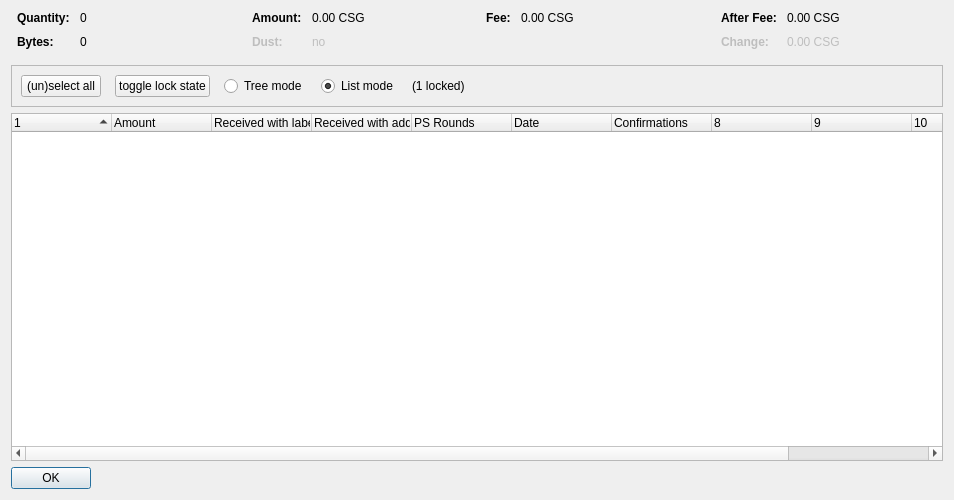
<?xml version="1.0" encoding="UTF-8"?>
<ui version="4.0">
 <class>CoinControlDialog</class>
 <widget class="QDialog" name="CoinControlDialog">
  <property name="geometry">
   <rect>
    <x>0</x>
    <y>0</y>
    <width>954</width>
    <height>500</height>
   </rect>
  </property>
  <property name="windowTitle">
   <string>Coin Selection</string>
  </property>
  <layout class="QVBoxLayout" name="verticalLayout">
   <item>
    <layout class="QHBoxLayout" name="horizontalLayoutTop" stretch="0,0,0,0">
     <property name="topMargin">
      <number>0</number>
     </property>
     <property name="bottomMargin">
      <number>10</number>
     </property>
     <item>
      <layout class="QFormLayout" name="formLayoutCoinControl1">
       <property name="horizontalSpacing">
        <number>10</number>
       </property>
       <property name="verticalSpacing">
        <number>10</number>
       </property>
       <property name="leftMargin">
        <number>6</number>
       </property>
       <property name="rightMargin">
        <number>6</number>
       </property>
       <item row="0" column="0">
        <widget class="QLabel" name="labelCoinControlQuantityText">
         <property name="font">
          <font>
           <weight>75</weight>
           <bold>true</bold>
          </font>
         </property>
         <property name="text">
          <string>Quantity:</string>
         </property>
        </widget>
       </item>
       <item row="0" column="1">
        <widget class="QLabel" name="labelCoinControlQuantity">
         <property name="cursor">
          <cursorShape>IBeamCursor</cursorShape>
         </property>
         <property name="contextMenuPolicy">
          <enum>Qt::ActionsContextMenu</enum>
         </property>
         <property name="text">
          <string notr="true">0</string>
         </property>
         <property name="textInteractionFlags">
          <set>Qt::LinksAccessibleByMouse|Qt::TextSelectableByKeyboard|Qt::TextSelectableByMouse</set>
         </property>
        </widget>
       </item>
       <item row="1" column="0">
        <widget class="QLabel" name="labelCoinControlBytesText">
         <property name="font">
          <font>
           <weight>75</weight>
           <bold>true</bold>
          </font>
         </property>
         <property name="text">
          <string>Bytes:</string>
         </property>
        </widget>
       </item>
       <item row="1" column="1">
        <widget class="QLabel" name="labelCoinControlBytes">
         <property name="cursor">
          <cursorShape>IBeamCursor</cursorShape>
         </property>
         <property name="contextMenuPolicy">
          <enum>Qt::ActionsContextMenu</enum>
         </property>
         <property name="text">
          <string notr="true">0</string>
         </property>
         <property name="textInteractionFlags">
          <set>Qt::LinksAccessibleByMouse|Qt::TextSelectableByKeyboard|Qt::TextSelectableByMouse</set>
         </property>
        </widget>
       </item>
      </layout>
     </item>
     <item>
      <layout class="QFormLayout" name="formLayoutCoinControl2">
       <property name="horizontalSpacing">
        <number>10</number>
       </property>
       <property name="verticalSpacing">
        <number>10</number>
       </property>
       <property name="leftMargin">
        <number>6</number>
       </property>
       <property name="rightMargin">
        <number>6</number>
       </property>
       <item row="0" column="0">
        <widget class="QLabel" name="labelCoinControlAmountText">
         <property name="font">
          <font>
           <weight>75</weight>
           <bold>true</bold>
          </font>
         </property>
         <property name="text">
          <string>Amount:</string>
         </property>
        </widget>
       </item>
       <item row="0" column="1">
        <widget class="QLabel" name="labelCoinControlAmount">
         <property name="cursor">
          <cursorShape>IBeamCursor</cursorShape>
         </property>
         <property name="contextMenuPolicy">
          <enum>Qt::ActionsContextMenu</enum>
         </property>
         <property name="text">
          <string notr="true">0.00 CSG</string>
         </property>
         <property name="textInteractionFlags">
          <set>Qt::LinksAccessibleByMouse|Qt::TextSelectableByKeyboard|Qt::TextSelectableByMouse</set>
         </property>
        </widget>
       </item>
       <item row="1" column="0">
        <widget class="QLabel" name="labelCoinControlLowOutputText">
         <property name="enabled">
          <bool>false</bool>
         </property>
         <property name="font">
          <font>
           <weight>75</weight>
           <bold>true</bold>
          </font>
         </property>
         <property name="text">
          <string>Dust:</string>
         </property>
        </widget>
       </item>
       <item row="1" column="1">
        <widget class="QLabel" name="labelCoinControlLowOutput">
         <property name="enabled">
          <bool>false</bool>
         </property>
         <property name="cursor">
          <cursorShape>IBeamCursor</cursorShape>
         </property>
         <property name="contextMenuPolicy">
          <enum>Qt::ActionsContextMenu</enum>
         </property>
         <property name="text">
          <string notr="true">no</string>
         </property>
         <property name="textInteractionFlags">
          <set>Qt::LinksAccessibleByMouse|Qt::TextSelectableByKeyboard|Qt::TextSelectableByMouse</set>
         </property>
        </widget>
       </item>
      </layout>
     </item>
     <item>
      <layout class="QFormLayout" name="formLayoutCoinControl3">
       <property name="horizontalSpacing">
        <number>10</number>
       </property>
       <property name="verticalSpacing">
        <number>10</number>
       </property>
       <property name="leftMargin">
        <number>6</number>
       </property>
       <property name="rightMargin">
        <number>6</number>
       </property>
       <item row="0" column="0">
        <widget class="QLabel" name="labelCoinControlFeeText">
         <property name="font">
          <font>
           <weight>75</weight>
           <bold>true</bold>
          </font>
         </property>
         <property name="text">
          <string>Fee:</string>
         </property>
        </widget>
       </item>
       <item row="0" column="1">
        <widget class="QLabel" name="labelCoinControlFee">
         <property name="cursor">
          <cursorShape>IBeamCursor</cursorShape>
         </property>
         <property name="contextMenuPolicy">
          <enum>Qt::ActionsContextMenu</enum>
         </property>
         <property name="text">
          <string notr="true">0.00 CSG</string>
         </property>
         <property name="textInteractionFlags">
          <set>Qt::LinksAccessibleByMouse|Qt::TextSelectableByKeyboard|Qt::TextSelectableByMouse</set>
         </property>
        </widget>
       </item>
      </layout>
     </item>
     <item>
      <layout class="QFormLayout" name="formLayoutCoinControl4">
       <property name="horizontalSpacing">
        <number>10</number>
       </property>
       <property name="verticalSpacing">
        <number>10</number>
       </property>
       <property name="leftMargin">
        <number>6</number>
       </property>
       <property name="rightMargin">
        <number>6</number>
       </property>
       <item row="0" column="0">
        <widget class="QLabel" name="labelCoinControlAfterFeeText">
         <property name="font">
          <font>
           <weight>75</weight>
           <bold>true</bold>
          </font>
         </property>
         <property name="text">
          <string>After Fee:</string>
         </property>
        </widget>
       </item>
       <item row="0" column="1">
        <widget class="QLabel" name="labelCoinControlAfterFee">
         <property name="cursor">
          <cursorShape>IBeamCursor</cursorShape>
         </property>
         <property name="contextMenuPolicy">
          <enum>Qt::ActionsContextMenu</enum>
         </property>
         <property name="text">
          <string notr="true">0.00 CSG</string>
         </property>
         <property name="textInteractionFlags">
          <set>Qt::LinksAccessibleByMouse|Qt::TextSelectableByKeyboard|Qt::TextSelectableByMouse</set>
         </property>
        </widget>
       </item>
       <item row="1" column="0">
        <widget class="QLabel" name="labelCoinControlChangeText">
         <property name="enabled">
          <bool>false</bool>
         </property>
         <property name="font">
          <font>
           <weight>75</weight>
           <bold>true</bold>
          </font>
         </property>
         <property name="text">
          <string>Change:</string>
         </property>
        </widget>
       </item>
       <item row="1" column="1">
        <widget class="QLabel" name="labelCoinControlChange">
         <property name="enabled">
          <bool>false</bool>
         </property>
         <property name="cursor">
          <cursorShape>IBeamCursor</cursorShape>
         </property>
         <property name="contextMenuPolicy">
          <enum>Qt::ActionsContextMenu</enum>
         </property>
         <property name="text">
          <string notr="true">0.00 CSG</string>
         </property>
         <property name="textInteractionFlags">
          <set>Qt::LinksAccessibleByMouse|Qt::TextSelectableByKeyboard|Qt::TextSelectableByMouse</set>
         </property>
        </widget>
       </item>
      </layout>
     </item>
    </layout>
   </item>
   <item>
    <widget class="QFrame" name="frame">
     <property name="minimumSize">
      <size>
       <width>0</width>
       <height>40</height>
      </size>
     </property>
     <property name="frameShape">
      <enum>QFrame::StyledPanel</enum>
     </property>
     <property name="frameShadow">
      <enum>QFrame::Sunken</enum>
     </property>
     <layout class="QHBoxLayout" name="horizontalLayout">
      <item>
       <layout class="QHBoxLayout" name="horizontalLayoutPanel" stretch="0,0,0,0,0,0">
        <property name="spacing">
         <number>14</number>
        </property>
        <item>
         <widget class="QPushButton" name="pushButtonSelectAll">
          <property name="sizePolicy">
           <sizepolicy hsizetype="Maximum" vsizetype="Fixed">
            <horstretch>0</horstretch>
            <verstretch>0</verstretch>
           </sizepolicy>
          </property>
          <property name="text">
           <string>(un)select all</string>
          </property>
          <property name="autoDefault">
           <bool>false</bool>
          </property>
         </widget>
        </item>
        <item>
         <widget class="QPushButton" name="pushButtonToggleLock">
          <property name="sizePolicy">
           <sizepolicy hsizetype="Maximum" vsizetype="Fixed">
            <horstretch>0</horstretch>
            <verstretch>0</verstretch>
           </sizepolicy>
          </property>
          <property name="text">
           <string>toggle lock state</string>
          </property>
          <property name="autoDefault">
           <bool>false</bool>
          </property>
         </widget>
        </item>
        <item>
         <widget class="QRadioButton" name="radioTreeMode">
          <property name="sizePolicy">
           <sizepolicy hsizetype="Maximum" vsizetype="Fixed">
            <horstretch>0</horstretch>
            <verstretch>0</verstretch>
           </sizepolicy>
          </property>
          <property name="text">
           <string>Tree mode</string>
          </property>
         </widget>
        </item>
        <item>
         <widget class="QRadioButton" name="radioListMode">
          <property name="sizePolicy">
           <sizepolicy hsizetype="Maximum" vsizetype="Fixed">
            <horstretch>0</horstretch>
            <verstretch>0</verstretch>
           </sizepolicy>
          </property>
          <property name="text">
           <string>List mode</string>
          </property>
          <property name="checked">
           <bool>true</bool>
          </property>
         </widget>
        </item>
        <item>
         <widget class="QLabel" name="labelLocked">
          <property name="text">
           <string>(1 locked)</string>
          </property>
         </widget>
        </item>
        <item>
         <spacer name="horizontalSpacer">
          <property name="orientation">
           <enum>Qt::Horizontal</enum>
          </property>
          <property name="sizeHint" stdset="0">
           <size>
            <width>40</width>
            <height>20</height>
           </size>
          </property>
         </spacer>
        </item>
       </layout>
      </item>
     </layout>
    </widget>
   </item>
   <item>
    <widget class="CoinControlTreeWidget" name="treeWidget">
     <property name="contextMenuPolicy">
      <enum>Qt::CustomContextMenu</enum>
     </property>
     <property name="sortingEnabled">
      <bool>false</bool>
     </property>
     <property name="columnCount">
      <number>11</number>
     </property>
     <attribute name="headerShowSortIndicator" stdset="0">
      <bool>true</bool>
     </attribute>
     <attribute name="headerStretchLastSection">
      <bool>false</bool>
     </attribute>
     <column>
      <property name="text">
       <string/>
      </property>
     </column>
     <column>
      <property name="text">
       <string>Amount</string>
      </property>
     </column>
     <column>
      <property name="text">
       <string>Received with label</string>
      </property>
     </column>
     <column>
      <property name="text">
       <string>Received with address</string>
      </property>
     </column>
     <column>
      <property name="text">
       <string>PS Rounds</string>
      </property>
     </column>
     <column>
      <property name="text">
       <string>Date</string>
      </property>
     </column>
     <column>
      <property name="text">
       <string>Confirmations</string>
      </property>
      <property name="toolTip">
       <string>Confirmed</string>
      </property>
     </column>
     <column>
      <property name="text">
       <string/>
      </property>
     </column>
     <column>
      <property name="text">
       <string/>
      </property>
     </column>
     <column>
      <property name="text">
       <string/>
      </property>
     </column>
     <column>
      <property name="text">
       <string/>
      </property>
     </column>
    </widget>
   </item>
   <item>
    <widget class="QDialogButtonBox" name="buttonBox">
     <property name="sizePolicy">
      <sizepolicy hsizetype="Maximum" vsizetype="Fixed">
       <horstretch>0</horstretch>
       <verstretch>0</verstretch>
      </sizepolicy>
     </property>
     <property name="orientation">
      <enum>Qt::Horizontal</enum>
     </property>
     <property name="standardButtons">
      <set>QDialogButtonBox::Ok</set>
     </property>
    </widget>
   </item>
  </layout>
 </widget>
 <customwidgets>
  <customwidget>
   <class>CoinControlTreeWidget</class>
   <extends>QTreeWidget</extends>
   <header>coincontroltreewidget.h</header>
  </customwidget>
 </customwidgets>
 <resources/>
 <connections/>
</ui>
